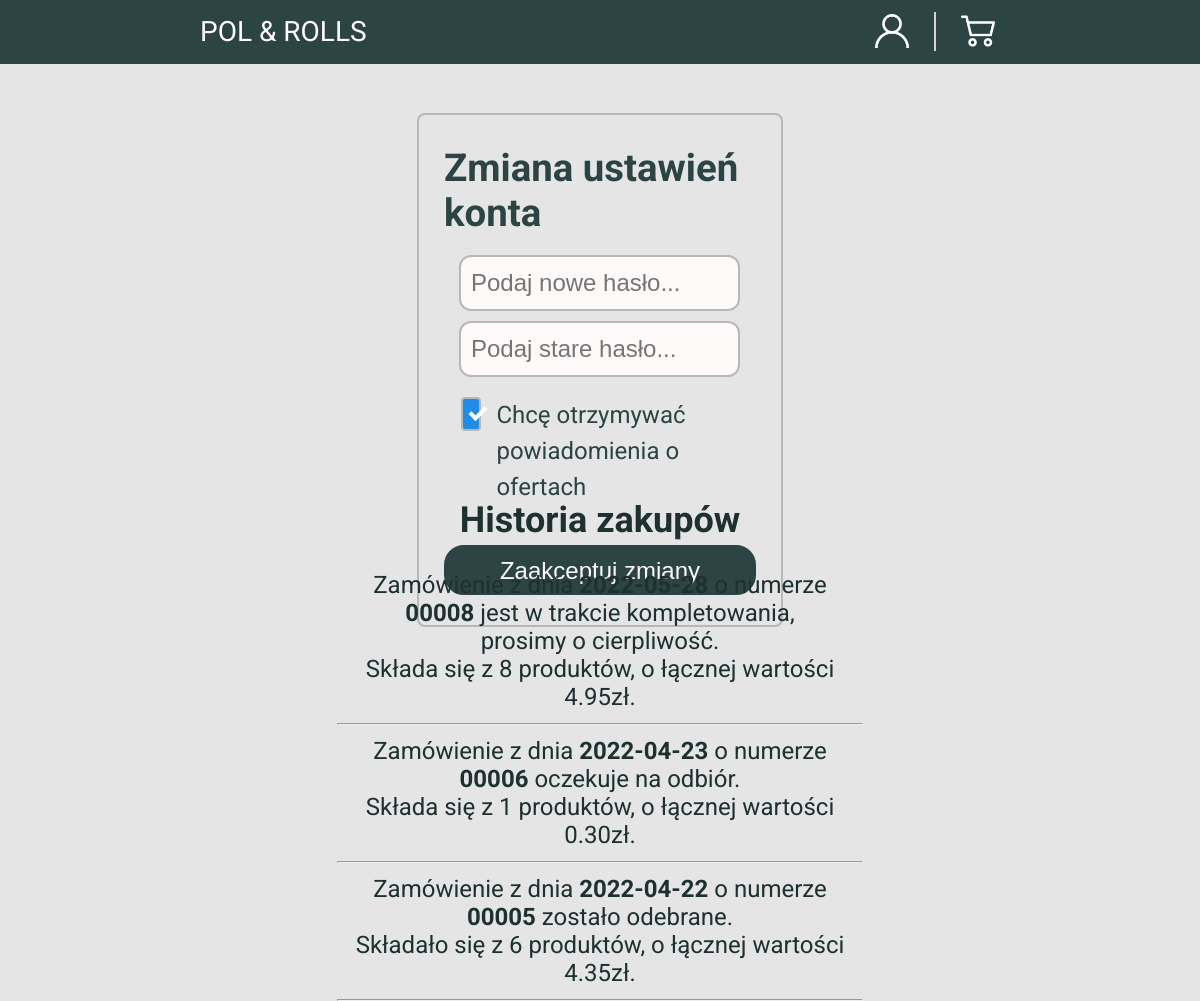
/panelUzytkownika.php (signed in), run on an earlier commit of the app's database.
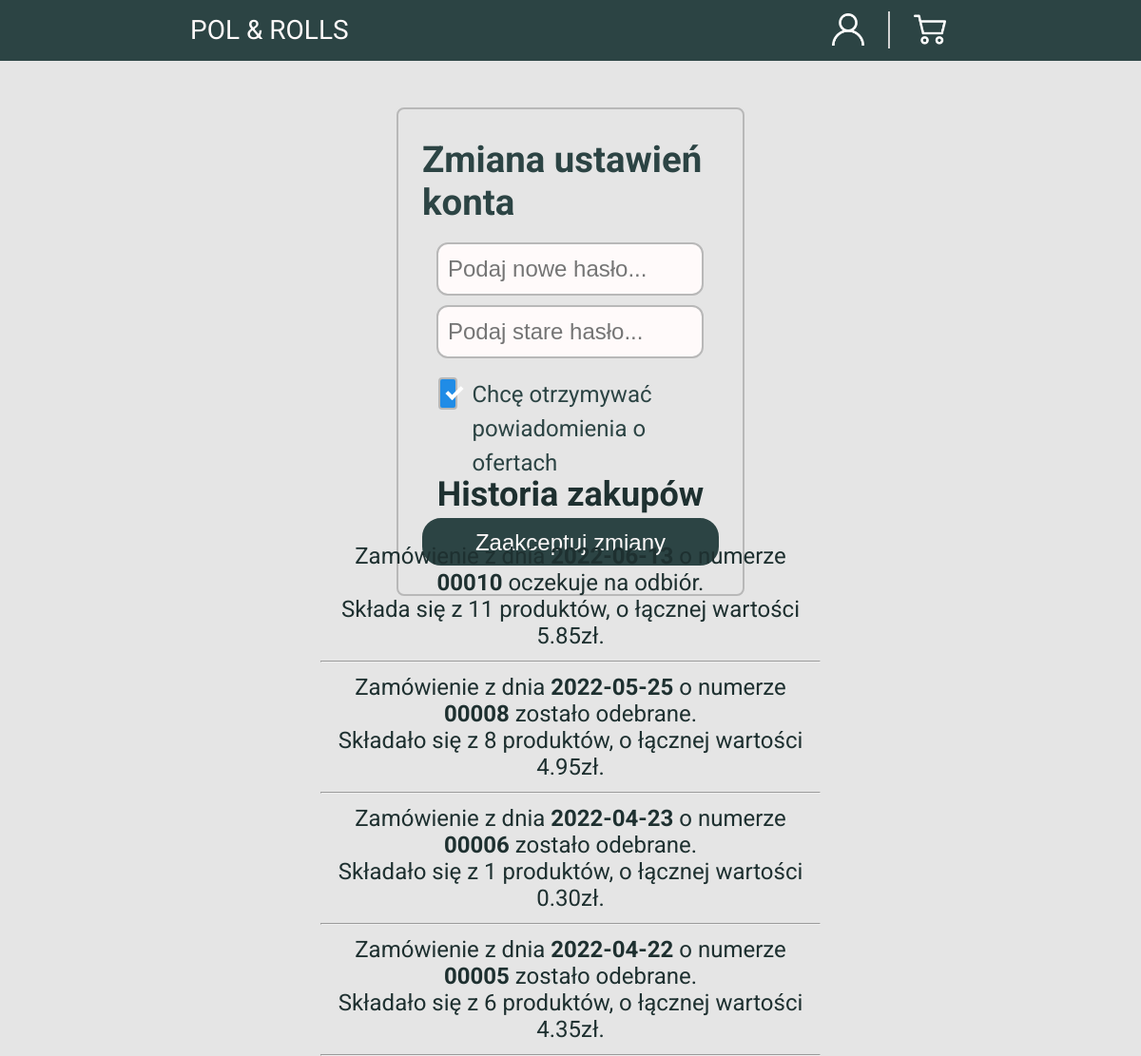
And on a later commit of the database.
### tables this page shows
CREATE TABLE `zamowienia` (
  `id` int(11) NOT NULL,
  `data` datetime DEFAULT NULL,
  `id_uzytkownika` int(11) NOT NULL,
  `stan` enum('koszyk','do realizacji','oczekuje','dostarczono') NOT NULL,
  `data_przedawnienia` datetime DEFAULT NULL
);

### panelUzytkownika.php (the view, shortened to what this page needs)
<?php
if (!isset($_SESSION["zalogowany"]) || $_SESSION["zalogowany"] == false) {
  $_SESSION["zalogowany"] = false;
  header("refresh: 0; url=logowanie.php");
} else {
  $link = @mysqli_connect("localhost", "root", "", "sklep_projekt");
}
?>
<!DOCTYPE html>
<html>
<head>
  <link rel="stylesheet" href="style.css">
</head>
<body>
  <nav>
    <div class="container">
      <div class="logo">
        <a href="index.php">POL & ROLLS</a>
      </div>
      <div class="menu">
        <ul>
          <li><img src="user.png" alt="Konto">
              <?php
              $id = $_SESSION["id_u"];
              ?>
          </li>
          <li><img src="shopping-cart.png" alt="Koszyk">
          </li>
        </ul>
      </div>
    </div>
  </nav>
  <main>
    <div class="formularz" style="grid-row: 1/1;">
      <form action="process.php" method="post">
        <h2>Zmiana ustawień konta</h2>
        <input style="margin-left: 15px;" type="text" name="haslo" placeholder="Podaj nowe hasło..." title="Hasło powinno zawierać conajmniej 8 znaków, w tym małe i wielkie litery, cyfry i znaki specjalne"
        <?php
        if(isset($_SESSION["haslo"])){
          echo "value='".$_SESSION["haslo"]."'";
          unset($_SESSION["haslo"]);
        }
        ?>>
        <input style="margin-left: 15px;" type="password" name="hasloS" placeholder="Podaj stare hasło..." title="Hasło powinno zawierać conajmniej 8 znaków, w tym małe i wielkie litery, cyfry i znaki specjalne">
        <label style="margin-bottom: 20px;">
          <span></span>Chcę otrzymywać powiadomienia o ofertach
        </label>
        <input type="submit" name="submitEK" value="Zaakceptuj zmiany">
      </form>
    </div>
    <div class="centered" style="margin: 0;">
      <h2>Historia zakupów</h2>
      <?php
      $query = "SELECT SUM(ROUND(zp.`ilosc` * (p.`cena` * ((p.`marza` / 100) + 1)), 2)), SUM(zp.`ilosc`), z.`data`, z.`stan`, z.`id` FROM zamowienia z JOIN zamowione_produkty zp ON z.`id` = zp.`id_zamowienia` JOIN produkty p ON zp.`id_produktu` = p.`id` JOIN uzytkownicy u ON z.`id_uzytkownika` = u.`id` WHERE u.`id` LIKE '$id' AND z.`stan` NOT LIKE 'koszyk' GROUP BY z.`id` ORDER BY z.`id` DESC";
      $result = mysqli_query($link, $query);
      while ($wynik = mysqli_fetch_row($result)) {
        echo "<div>
              <div>Zamówienie z dnia <strong>" . substr($wynik[2], 0, 10) . "</strong> o numerze <strong>" . sprintf("%05d", $wynik[4]) . "</strong> ";
        if ($wynik[3] == "oczekuje")
          echo "oczekuje na odbiór.</div><div>Składa";
        elseif($wynik[3] == "do realizacji")
          echo "jest w trakcie kompletowania, <br> prosimy o cierpliwość.</div><div>Składa";
        else
          echo "zostało odebrane.</div><div>Składało";
        echo " się z " . $wynik[1] . " produktów, o łącznej wartości " . $wynik[0] . "zł.</div>
            </div><hr>";
      }
      ?>
    </div>
  </main>
</body>
</html>

What changed in the data, as far as the page shows it:
added zamowienia: data "2022-06-13", id "00010", stan "oczekuje na odbiór.", wynik "11", wynik "5.85"
changed zamowienia "00008": data "2022-05-28" → "2022-05-25"; stan "jest w trakcie kompletowania, prosimy o cierpliwość. Składa" → "zostało odebrane. Składało"
changed zamowienia "00006": stan "oczekuje na odbiór. Składa" → "zostało odebrane. Składało"
